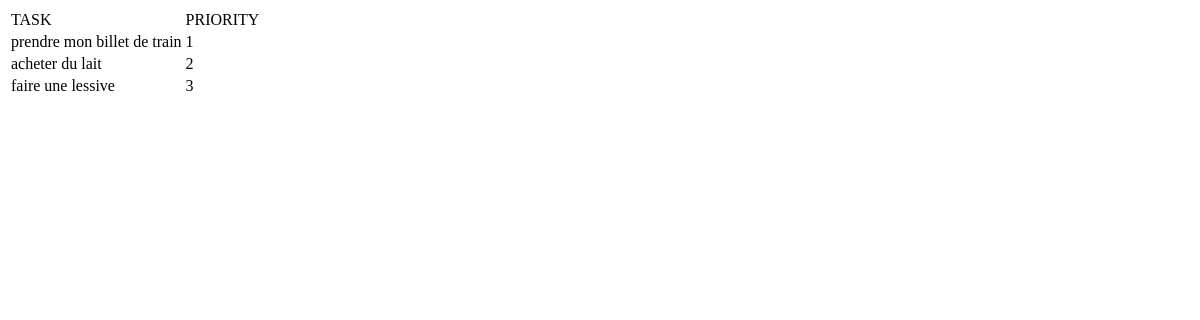
Before: / with the older database file.
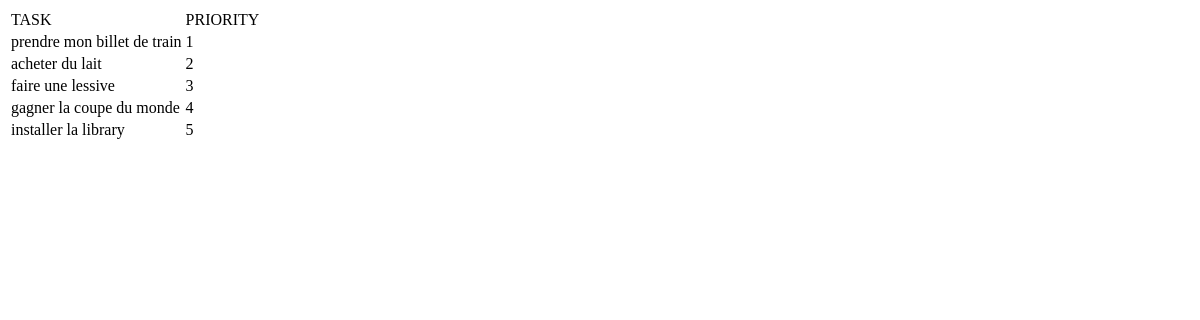
After: the same page with the newer database file.
### app/models.py (models this page shows, shortened)
class Task(models.Model):
    action = models.CharField(max_length=255)
    priority = models.PositiveIntegerField(unique=True, null=True, default=nbr_obj)

### app/views.py (the view)
# urls.py: path('', views.index),
def index(request):
    obj = Task.objects.all().order_by('priority')
    return render(request, 'app/index.html', {'obj': obj})

### app/templates/app/index.html (shortened to what this page needs)
<!doctype html>
<head>
</head>
<body>
  <table>
    <tr>
      <td>TASK</td>
      <td>PRIORITY</td>
    </tr>
    {% for ob in obj %}
        <tr>
          <td>{{ ob.action }}</td>
          <td>{{ ob.priority }}</td>
        </tr>
    {% endfor %}
  </table>
</body>
</html>

Changed rows visible on the page:
added Task: action "gagner la coupe du monde", priority "4"
added Task: action "installer la library", priority "5"
